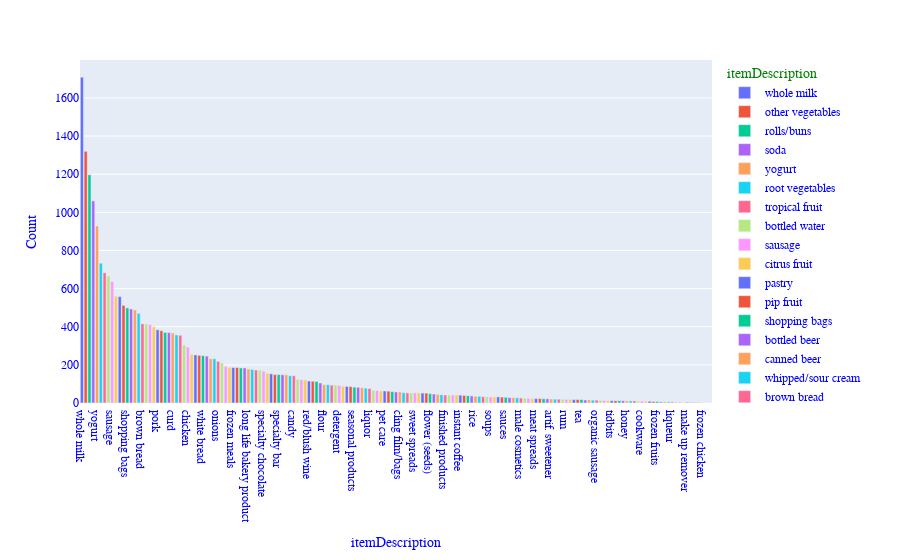

Write notebook code for a chart like this one.
### Code cell
bar_graph(train_data,'itemDescription')
